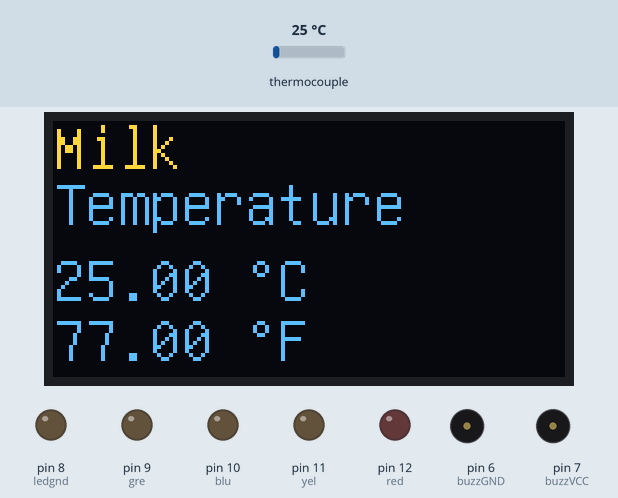
The sketch below on a simulated Arduino Uno, built with avr-gcc and run on an emulated ATmega328P. Parts: 128×64 one-colour display, output pins drawn as LEDs (lit = HIGH), buzzer (waves = sounding, pin HIGH). Inputs (shaded band) come from the test bench; at power-on: thermocouple 25 °C. The OLED is the two-colour kind (top 16 rows yellow); pins used as bus, display or sensor lines are not drawn; what the sketch prints to the serial monitor is not drawn.

Above: at 1.2 s.
1.3 s: thermocouple set to 84 °C
At 2.4 s:
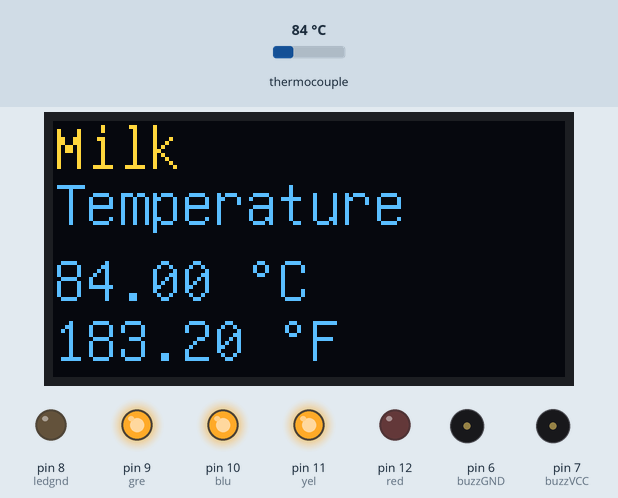
3.3 s: thermocouple set to 90 °C
At 5.7 s:
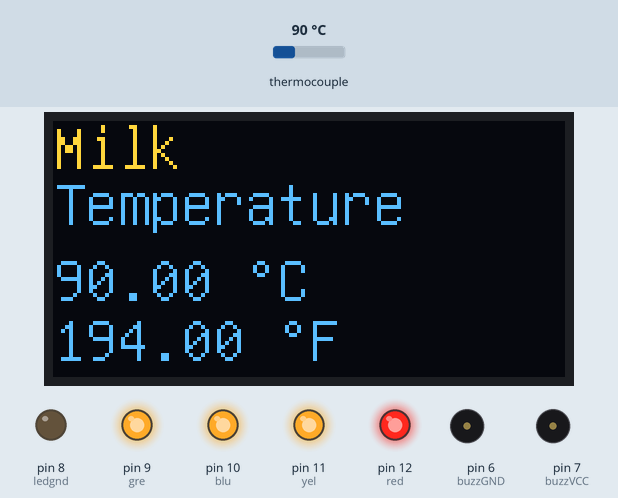
6.3 s: thermocouple set to 75 °C
At 8.9 s:
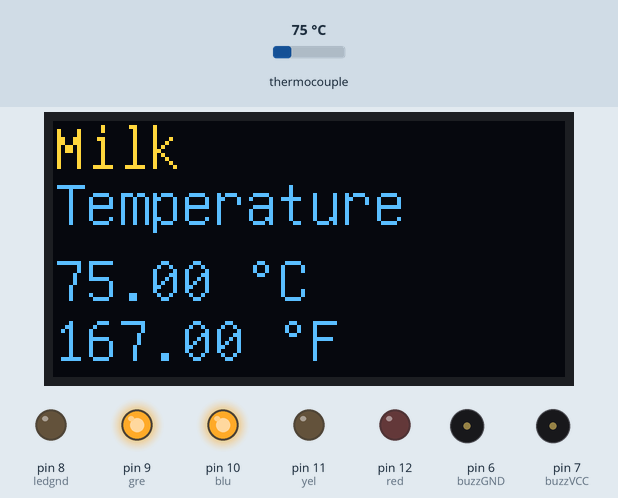
9.3 s: thermocouple set to 80 °C
At 10.46 s:
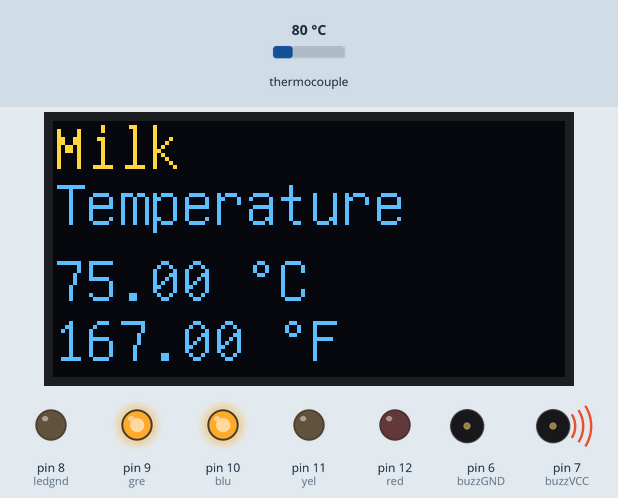
12.0 s: thermocouple set to 68 °C
At 14.6 s:
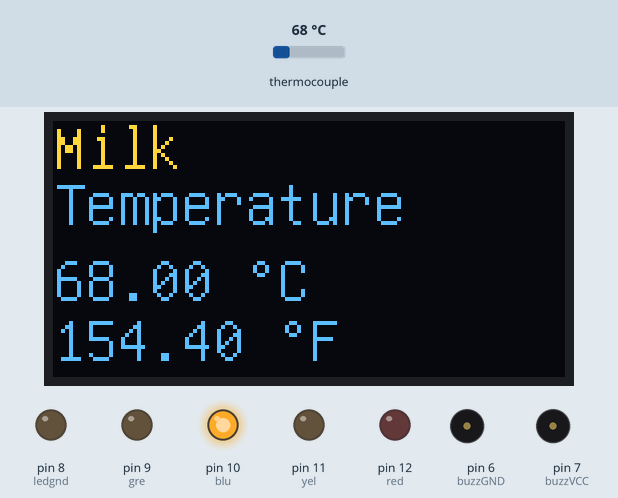
15.0 s: thermocouple set to 70 °C
At 16.45 s:
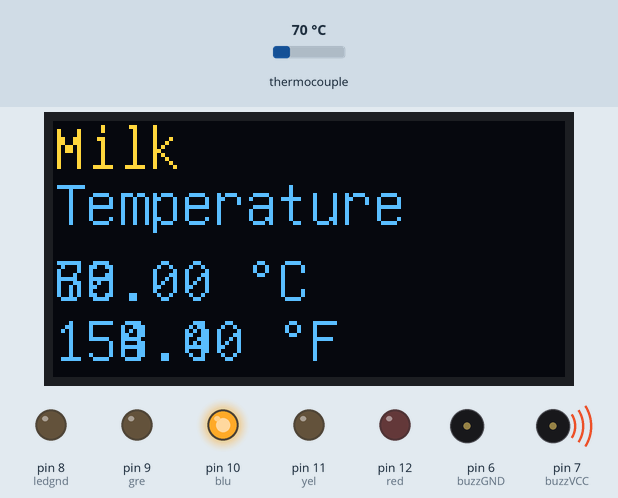
Timing chart, 0 to 19.0 s (numbered marks = the images above; inputs shaded):
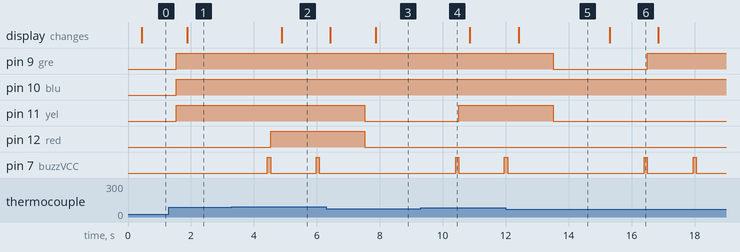

Measured:
- the behaviour switches between 89 and 90 °C on thermocouple (found by bisection; images 1 and 2)
- the behaviour switches between 79 and 80 °C on thermocouple (found by bisection; images 3 and 4)
- the behaviour switches between 69 and 70 °C on thermocouple (found by bisection; images 5 and 6)
- after the input at 1.3 s, pin 9 (gre), pin 10 (blu), pin 11 (yel): LOW → HIGH after 0.23 s; the display: changes after 0.58 s (image 1)
- after the input at 3.3 s, pin 12 (red): LOW → HIGH after 1.2 s; pin 7 (buzzVCC): alternates HIGH for 0.10 s and LOW for 1.4 s, starting after 1.1 s; the display: changes after 1.6 s (image 2)
- after the input at 6.3 s, pin 11 (yel), pin 12 (red): HIGH → LOW after 1.2 s; pin 7 (buzzVCC): stops changing and stays LOW; the display: first changes after 0.13 s (image 3 shows a later state)
- after the input at 9.3 s, pin 11 (yel): LOW → HIGH after 1.2 s; pin 7 (buzzVCC): LOW → HIGH after 1.1 s, → LOW 0.10 s later, → HIGH 1.4 s later
- after the input at 12.0 s, pin 9 (gre), pin 11 (yel): HIGH → LOW after 1.5 s; pin 7 (buzzVCC): goes on until 12.1 s, then stays LOW; the display: changes after 0.41 s (image 5)
- after the input at 15.0 s, pin 9 (gre): LOW → HIGH after 1.5 s; pin 7 (buzzVCC): alternates HIGH for 0.10 s and LOW for 1.4 s, starting after 1.4 s; the display: changes after 0.30 s (image 6)

The sketch:

Version1_Prototype.ino
```cpp
//including the libraries
#include "max6675.h"
#include "U8glib.h"
#include <Wire.h>

//defining pins
int buzzGND = 6;     // Buzzer GND pin
int buzzVCC = 7;    // Buzzer 5V pin
int blueVCC = 13;   // HC-06 5V Power pin
int soPin = 5;      // MAX6675 SO pin
int csPin = 4;      // MAX6675 CS pin
int sckPin = 3;     // MAX6675 SCK pin
int ThermoVCC = 2;  // MAX6675 5V Power pin
int red = 12;       // LED Red
int yel = 11;       // LED Yellow
int blu = 10;       // LED Blue
int gre = 9;        // LED Green
int ledgnd = 8;     // LED's ground Pin

//defining OLED and other sensors
U8GLIB_SH1106_128X64 u8g(U8G_I2C_OPT_NONE);
MAX6675 thermocouple(sckPin, csPin, soPin);

void setup() {
  pinMode(buzzGND, OUTPUT);
  digitalWrite(buzzGND, LOW);

  pinMode(buzzVCC, OUTPUT);
  digitalWrite(buzzVCC, LOW);

  pinMode(blueVCC, OUTPUT);
  digitalWrite(blueVCC, HIGH);

  pinMode(blu, OUTPUT);
  digitalWrite(blu, LOW);

  pinMode(gre, OUTPUT);
  digitalWrite(gre, LOW);

  pinMode(yel, OUTPUT);
  digitalWrite(yel, LOW);

  pinMode(red, OUTPUT);
  digitalWrite(red, LOW);

  pinMode(ledgnd, OUTPUT);
  digitalWrite(ledgnd, LOW);

  Serial.begin(9600);
}

void draw(void) {
  u8g.setFont(u8g_font_unifont);
  u8g.setPrintPos(0, 12);
  u8g.print("Milk");
  u8g.setPrintPos(0, 26);
  u8g.print("Temperature");
  u8g.setFont(u8g_font_unifont);
  u8g.setPrintPos(0, 45);
  u8g.print(thermocouple.readCelsius());
  u8g.print(" ");
  u8g.print(char(176));      // ASCII code for the symbol " ° "
  u8g.print("C");
  u8g.setPrintPos(0, 60);
  u8g.print(thermocouple.readFahrenheit());
  u8g.print(" ");
  u8g.print(char(176));      // ASCII code for the symbol " ° "
  u8g.print("F");
}

void loop() {
   delay(100);
   double temp = thermocouple.readCelsius();
   Serial.println(temp);
   if (temp >= 50 && temp <= 51) {
      digitalWrite(buzzVCC, HIGH);
      delay(100);
      digitalWrite(buzzVCC, LOW);
   }

   if (temp >= 60 && temp <= 61) {
      digitalWrite(buzzVCC, HIGH);
      delay(100);
      digitalWrite(buzzVCC, LOW);
   }

   if (temp >= 70 && temp <= 71) {
      digitalWrite(buzzVCC, HIGH);
      delay(100);
      digitalWrite(buzzVCC, LOW);
   }

   if (temp >= 80 && temp <= 81) {
      digitalWrite(buzzVCC, HIGH);
      delay(100);
      digitalWrite(buzzVCC, LOW);
   }

   if (temp >= 90 && temp <= 91) {
      digitalWrite(buzzVCC, HIGH);
      delay(100);
      digitalWrite(buzzVCC, LOW);
   }

   if (temp >= 98) {
      digitalWrite(buzzVCC, HIGH);
      delay(100);
      digitalWrite(buzzVCC, LOW);
   }

   if (temp >= 60)
      digitalWrite(blu, HIGH);      // turn on Blue LED
   else
      digitalWrite(blu, LOW);       // turn off Blue LED
   if (temp >= 70)
      digitalWrite(gre, HIGH);     // turn on Green LED
   else
      digitalWrite(gre, LOW);      // turn off Green LED
   if (temp >= 80)
      digitalWrite(yel, HIGH);    // turn on Yellow LED
   else
      digitalWrite(yel, LOW);     // turn off Yellow LED
   if (temp >=90)
      digitalWrite(red, HIGH);       // turn on Red LED
   else
      digitalWrite(red, LOW);        // turn off Red LED

 u8g.firstPage();
 do {
   draw();
 } while (u8g.nextPage() );
 delay(1000);
}
```
